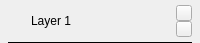
<?xml version="1.0" encoding="UTF-8"?>
<ui version="4.0">
 <class>LayerPanelItem</class>
 <widget class="QWidget" name="LayerPanelItem">
  <property name="geometry">
   <rect>
    <x>0</x>
    <y>0</y>
    <width>200</width>
    <height>43</height>
   </rect>
  </property>
  <property name="sizePolicy">
   <sizepolicy hsizetype="Minimum" vsizetype="Preferred">
    <horstretch>0</horstretch>
    <verstretch>0</verstretch>
   </sizepolicy>
  </property>
  <property name="minimumSize">
   <size>
    <width>140</width>
    <height>0</height>
   </size>
  </property>
  <property name="maximumSize">
   <size>
    <width>16777215</width>
    <height>43</height>
   </size>
  </property>
  <property name="baseSize">
   <size>
    <width>200</width>
    <height>0</height>
   </size>
  </property>
  <property name="windowTitle">
   <string>Form</string>
  </property>
  <property name="styleSheet">
   <string notr="true"/>
  </property>
  <layout class="QVBoxLayout" name="verticalLayout_2" stretch="0,1">
   <property name="spacing">
    <number>0</number>
   </property>
   <property name="leftMargin">
    <number>0</number>
   </property>
   <property name="topMargin">
    <number>0</number>
   </property>
   <property name="rightMargin">
    <number>0</number>
   </property>
   <property name="bottomMargin">
    <number>0</number>
   </property>
   <item>
    <layout class="QHBoxLayout" name="horizontalLayout_2">
     <property name="spacing">
      <number>0</number>
     </property>
     <item>
      <widget class="QPushButton" name="visibleToggle">
       <property name="sizePolicy">
        <sizepolicy hsizetype="Fixed" vsizetype="Fixed">
         <horstretch>0</horstretch>
         <verstretch>0</verstretch>
        </sizepolicy>
       </property>
       <property name="maximumSize">
        <size>
         <width>24</width>
         <height>41</height>
        </size>
       </property>
       <property name="text">
        <string/>
       </property>
       <property name="icon">
        <iconset resource="../resource/resources.qrc">
         <normaloff>:/icons/eye_open.png</normaloff>
         <normalon>../resource/eye_close.png</normalon>
         <activeoff>:/icons/eye_open.png</activeoff>
         <activeon>:/icons/eye_close.png</activeon>
         <selectedoff>:/icons/eye_open.png</selectedoff>
         <selectedon>:/icons/eye_close.png</selectedon>:/icons/eye_open.png</iconset>
       </property>
       <property name="iconSize">
        <size>
         <width>20</width>
         <height>20</height>
        </size>
       </property>
       <property name="checkable">
        <bool>true</bool>
       </property>
       <property name="checked">
        <bool>false</bool>
       </property>
       <property name="autoDefault">
        <bool>false</bool>
       </property>
       <property name="default">
        <bool>false</bool>
       </property>
       <property name="flat">
        <bool>true</bool>
       </property>
      </widget>
     </item>
     <item>
      <layout class="QVBoxLayout" name="verticalLayout" stretch="0,1,0">
       <property name="spacing">
        <number>0</number>
       </property>
       <property name="sizeConstraint">
        <enum>QLayout::SetDefaultConstraint</enum>
       </property>
       <item>
        <spacer name="dividerPaddingTop">
         <property name="orientation">
          <enum>Qt::Vertical</enum>
         </property>
         <property name="sizeType">
          <enum>QSizePolicy::Fixed</enum>
         </property>
         <property name="sizeHint" stdset="0">
          <size>
           <width>1</width>
           <height>4</height>
          </size>
         </property>
        </spacer>
       </item>
       <item>
        <widget class="QWidget" name="divider" native="true">
         <property name="enabled">
          <bool>true</bool>
         </property>
         <property name="sizePolicy">
          <sizepolicy hsizetype="Fixed" vsizetype="Expanding">
           <horstretch>0</horstretch>
           <verstretch>0</verstretch>
          </sizepolicy>
         </property>
         <property name="maximumSize">
          <size>
           <width>1</width>
           <height>16777215</height>
          </size>
         </property>
         <property name="styleSheet">
          <string notr="true"/>
         </property>
        </widget>
       </item>
       <item>
        <spacer name="dividerPaddingBottom">
         <property name="orientation">
          <enum>Qt::Vertical</enum>
         </property>
         <property name="sizeType">
          <enum>QSizePolicy::Fixed</enum>
         </property>
         <property name="sizeHint" stdset="0">
          <size>
           <width>1</width>
           <height>4</height>
          </size>
         </property>
        </spacer>
       </item>
      </layout>
     </item>
     <item>
      <widget class="QWidget" name="draggableRegion" native="true">
       <property name="enabled">
        <bool>true</bool>
       </property>
       <property name="sizePolicy">
        <sizepolicy hsizetype="Expanding" vsizetype="Expanding">
         <horstretch>0</horstretch>
         <verstretch>0</verstretch>
        </sizepolicy>
       </property>
       <property name="styleSheet">
        <string notr="true"/>
       </property>
       <layout class="QHBoxLayout" name="horizontalLayout">
        <property name="spacing">
         <number>0</number>
        </property>
        <property name="leftMargin">
         <number>0</number>
        </property>
        <property name="topMargin">
         <number>0</number>
        </property>
        <property name="rightMargin">
         <number>0</number>
        </property>
        <property name="bottomMargin">
         <number>0</number>
        </property>
        <item>
         <spacer name="horizontalSpacer_3">
          <property name="orientation">
           <enum>Qt::Horizontal</enum>
          </property>
          <property name="sizeType">
           <enum>QSizePolicy::Fixed</enum>
          </property>
          <property name="sizeHint" stdset="0">
           <size>
            <width>6</width>
            <height>20</height>
           </size>
          </property>
         </spacer>
        </item>
        <item>
         <widget class="QLabel" name="nameText">
          <property name="text">
           <string>Layer 1</string>
          </property>
         </widget>
        </item>
        <item>
         <spacer name="horizontalSpacer">
          <property name="orientation">
           <enum>Qt::Horizontal</enum>
          </property>
          <property name="sizeHint" stdset="0">
           <size>
            <width>230</width>
            <height>20</height>
           </size>
          </property>
         </spacer>
        </item>
        <item>
         <layout class="QVBoxLayout" name="orderButtonLayout">
          <property name="spacing">
           <number>0</number>
          </property>
          <property name="topMargin">
           <number>5</number>
          </property>
          <property name="bottomMargin">
           <number>5</number>
          </property>
          <item>
           <widget class="QPushButton" name="upButton">
            <property name="sizePolicy">
             <sizepolicy hsizetype="Fixed" vsizetype="Fixed">
              <horstretch>0</horstretch>
              <verstretch>0</verstretch>
             </sizepolicy>
            </property>
            <property name="maximumSize">
             <size>
              <width>16</width>
              <height>16</height>
             </size>
            </property>
            <property name="text">
             <string/>
            </property>
            <property name="icon">
             <iconset resource="../resource/resources.qrc">
              <normaloff>:/icons/arrow_up.png</normaloff>:/icons/arrow_up.png</iconset>
            </property>
            <property name="iconSize">
             <size>
              <width>14</width>
              <height>14</height>
             </size>
            </property>
            <property name="flat">
             <bool>false</bool>
            </property>
           </widget>
          </item>
          <item>
           <widget class="QPushButton" name="downButton">
            <property name="sizePolicy">
             <sizepolicy hsizetype="Fixed" vsizetype="Fixed">
              <horstretch>0</horstretch>
              <verstretch>0</verstretch>
             </sizepolicy>
            </property>
            <property name="maximumSize">
             <size>
              <width>16</width>
              <height>16</height>
             </size>
            </property>
            <property name="text">
             <string/>
            </property>
            <property name="icon">
             <iconset resource="../resource/resources.qrc">
              <normaloff>:/icons/arrow_down.png</normaloff>:/icons/arrow_down.png</iconset>
            </property>
            <property name="iconSize">
             <size>
              <width>14</width>
              <height>14</height>
             </size>
            </property>
           </widget>
          </item>
         </layout>
        </item>
        <item>
         <spacer name="horizontalSpacer_2">
          <property name="orientation">
           <enum>Qt::Horizontal</enum>
          </property>
          <property name="sizeType">
           <enum>QSizePolicy::Fixed</enum>
          </property>
          <property name="sizeHint" stdset="0">
           <size>
            <width>8</width>
            <height>20</height>
           </size>
          </property>
         </spacer>
        </item>
       </layout>
      </widget>
     </item>
    </layout>
   </item>
   <item>
    <layout class="QHBoxLayout" name="horizontalLayout_3" stretch="0,1,0">
     <property name="spacing">
      <number>0</number>
     </property>
     <item>
      <spacer name="horizontalSpacer_4">
       <property name="orientation">
        <enum>Qt::Horizontal</enum>
       </property>
       <property name="sizeType">
        <enum>QSizePolicy::Fixed</enum>
       </property>
       <property name="sizeHint" stdset="0">
        <size>
         <width>8</width>
         <height>1</height>
        </size>
       </property>
      </spacer>
     </item>
     <item>
      <widget class="QWidget" name="widget" native="true">
       <property name="maximumSize">
        <size>
         <width>16777215</width>
         <height>1</height>
        </size>
       </property>
       <property name="styleSheet">
        <string notr="true">background-color: black;</string>
       </property>
      </widget>
     </item>
     <item>
      <spacer name="horizontalSpacer_5">
       <property name="orientation">
        <enum>Qt::Horizontal</enum>
       </property>
       <property name="sizeType">
        <enum>QSizePolicy::Fixed</enum>
       </property>
       <property name="sizeHint" stdset="0">
        <size>
         <width>8</width>
         <height>1</height>
        </size>
       </property>
      </spacer>
     </item>
    </layout>
   </item>
  </layout>
 </widget>
 <resources>
  <include location="../resource/resources.qrc"/>
 </resources>
 <connections/>
</ui>
